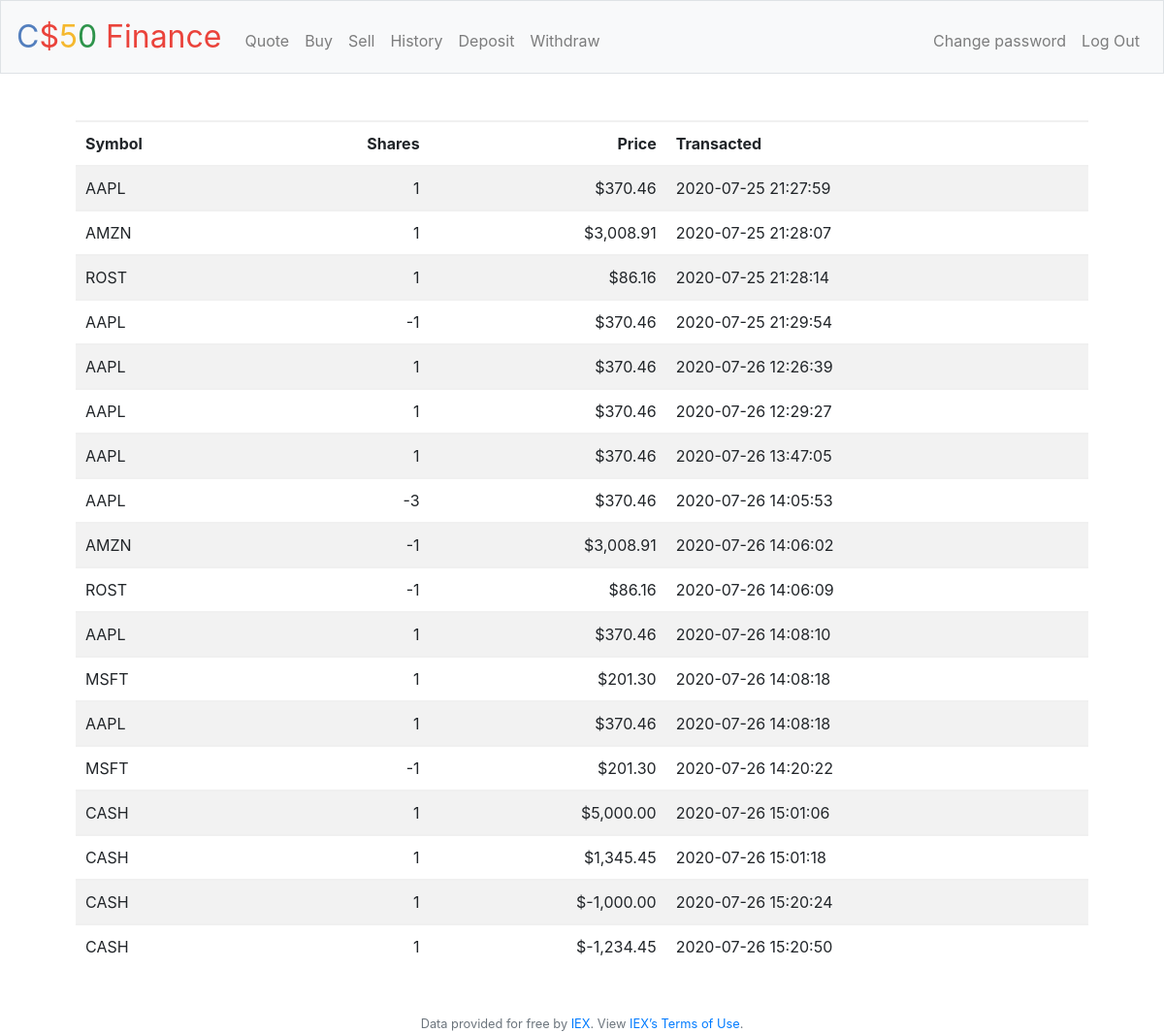
/history (signed in), run on the app's committed database.
### tables this page shows
CREATE TABLE 'operations' (
  id integer not null primary key ,
  user_id integer not null,
  datetime date not null,
  symbol varchar(10) not null,
  shares integer not null,
  price real not null,
  total real not null
);

### application.py (the view)
@app.route("/history")
@login_required
def history():
    history = get_history()
    return render_template("history.html", history=history)

### application.py (called while the page is built)
@app.after_request
def after_request(response):
    response.headers["Cache-Control"] = "no-cache, no-store, must-revalidate"
    response.headers["Expires"] = 0
    response.headers["Pragma"] = "no-cache"
    return response

def get_history():
    history = db.execute("SELECT * FROM operations WHERE user_id = :user_id", user_id=session["user_id"])
    for item in history:
        item["price"] = item["price"]
    return history

### helpers.py (called while the page is built)
def login_required(f):
    @wraps(f)
    def decorated_function(*args, **kwargs):
        if session.get("user_id") is None:
            return redirect("/login")
        return f(*args, **kwargs)
    return decorated_function

def usd(value):
    return f"${value:,.2f}"

### templates/history.html (shortened to what this page needs)
{% extends "layout.html" %}
{% block main %}
    <table>
        <thead>
            <tr>
                <th class="left">Symbol</th>
                <th class="right">Shares</th>
                <th class="right">Price</th>
                <th class="left">Transacted</th>
            </tr>
        </thead>
        <tbody>
            {% for item in history%}
            <tr>
                <td class="left">{{item["symbol"]}}</td>
                <td class="right">{{item["shares"]}}</td>
                <td class="right">{{item["price"]|usd}}</td>
                <td class="left">{{item["datetime"]}}</td>
            </tr>
            {%endfor%}
        </tbody>
    </table>
{% endblock %}

### templates/layout.html (shortened to what this page needs)
<!DOCTYPE html>
<html lang="en">
    <head>
        <link href="https://maxcdn.bootstrapcdn.com/bootstrap/4.1.3/css/bootstrap.min.css" rel="stylesheet">
        <link href="/static/styles.css" rel="stylesheet">
    </head>
    <body>
        <nav class="navbar navbar-expand-md navbar-light bg-light border">
            <a class="navbar-brand" href="/"><span class="blue">C</span><span class="red">$</span><span class="yellow">5</span><span class="green">0</span> <span class="red">Finance</span></a>
            <div class="collapse navbar-collapse" id="navbar">
                {% if session.user_id %}
                    <ul class="navbar-nav mr-auto mt-2">
                        <li class="nav-item"><a class="nav-link" href="/quote">Quote</a></li>
                        <li class="nav-item"><a class="nav-link" href="/buy">Buy</a></li>
                        <li class="nav-item"><a class="nav-link" href="/sell">Sell</a></li>
                        <li class="nav-item"><a class="nav-link" href="/history">History</a></li>
                        <li class="nav-item"><a class="nav-link" href="/deposit">Deposit</a></li>
                        <li class="nav-item"><a class="nav-link" href="/withdraw">Withdraw</a></li>
                    </ul>
                    <ul class="navbar-nav ml-auto mt-2">
                        <li class="nav-item"><a class="nav-link" href="/change_password">Change password</a></li>
                        <li class="nav-item"><a class="nav-link" href="/logout">Log Out</a></li>
                    </ul>
                {% else %}
                    <ul class="navbar-nav ml-auto mt-2">
                        <li class="nav-item"><a class="nav-link" href="/register">Register</a></li>
                        <li class="nav-item"><a class="nav-link" href="/login">Log In</a></li>
                    </ul>
                {% endif %}
            </div>
        </nav>
        <main class="container p-5">
            {% block main %}{% endblock %}
        </main>
        <footer class="small text-center text-muted">
            Data provided for free by <a href="https://iextrading.com/developer">IEX</a>. View <a href="https://iextrading.com/api-exhibit-a/">IEX’s Terms of Use</a>.
        </footer>
    </body>
</html>

### static/styles.css (style rules this page uses)
nav .navbar-brand { font-size: xx-large; }
nav .navbar-brand .blue { color: #537fbe; }
nav .navbar-brand .red { color: #ea433b; }
nav .navbar-brand .yellow { color: #f5b82e; }
nav .navbar-brand .green { color: #2e944b; }
main { overflow-x: auto; text-align: center; }
table { margin-left: auto; margin-right: auto; width: 100% }
table, th, td { border-top: 2px solid #f0f0f0; }
th, td { padding: 10px; }
tr:nth-child(odd) { background-color: #f2f2f2 }
th { background-color: white }
.left { text-align: left; }
.right { text-align: right; }

### data on the page
operations: symbol "AAPL", shares "1", price "$370.46", datetime "2020-07-25 21:27:59"
operations: symbol "AMZN", shares "1", price "$3,008.91", datetime "2020-07-25 21:28:07"
operations: symbol "ROST", shares "1", price "$86.16", datetime "2020-07-25 21:28:14"
operations: symbol "AAPL", shares "-1", price "$370.46", datetime "2020-07-25 21:29:54"
operations: symbol "AAPL", shares "1", price "$370.46", datetime "2020-07-26 12:26:39"
operations: symbol "AAPL", shares "1", price "$370.46", datetime "2020-07-26 12:29:27"
operations: symbol "AAPL", shares "1", price "$370.46", datetime "2020-07-26 13:47:05"
operations: symbol "AAPL", shares "-3", price "$370.46", datetime "2020-07-26 14:05:53"
operations: symbol "AMZN", shares "-1", price "$3,008.91", datetime "2020-07-26 14:06:02"
operations: symbol "ROST", shares "-1", price "$86.16", datetime "2020-07-26 14:06:09"
operations: symbol "AAPL", shares "1", price "$370.46", datetime "2020-07-26 14:08:10"
operations: symbol "MSFT", shares "1", price "$201.30", datetime "2020-07-26 14:08:18"
operations: symbol "AAPL", shares "1", price "$370.46", datetime "2020-07-26 14:08:18"
operations: symbol "MSFT", shares "-1", price "$201.30", datetime "2020-07-26 14:20:22"
operations: symbol "CASH", shares "1", price "$5,000.00", datetime "2020-07-26 15:01:06"
operations: symbol "CASH", shares "1", price "$1,345.45", datetime "2020-07-26 15:01:18"
operations: symbol "CASH", shares "1", price "$-1,000.00", datetime "2020-07-26 15:20:24"
operations: symbol "CASH", shares "1", price "$-1,234.45", datetime "2020-07-26 15:20:50"
